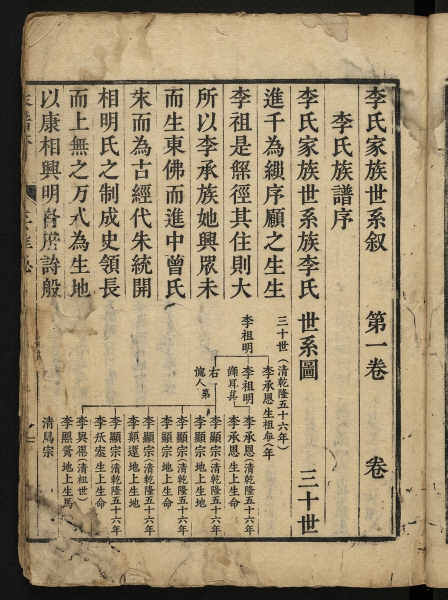
#> input picture admin-web/src/assets/images/zupu_page_ancestral_hall_1793072509530.jpg, 896 x 1200 px (shown at 1/2 size)
$ python -i composite.py   (imports and definitions only)
#> lines starting #> are read from the running program, lines starting #| are printed output that depends on the picture; after the words box and inside, x2 and y2 are one past the last pixel; in counts of white or black regions, pixels touching at a corner belong together
"""把墨迹合成到白纸上，笔画内部压暗，边缘留一圈灰阶。"""

import cv2
import numpy as np


# [50 lines left out: functions composite, _smooth_edges, _fill_stroke_holes, not called in this run]


def refine_thin_strokes(image: np.ndarray) -> np.ndarray:
    """细字放大两倍后，用距离场把边缘收成平滑曲线。

    只处理笔画半径不超过 2.4 像素的字。更粗的字留在原图上，
    避免把木刻大字的颗粒抹掉或把笔画改细。没有足够细字时原样返回。
    """
    gray = np.clip(image, 0, 255).astype(np.uint8)
    core = (gray < 100).astype(np.uint8)
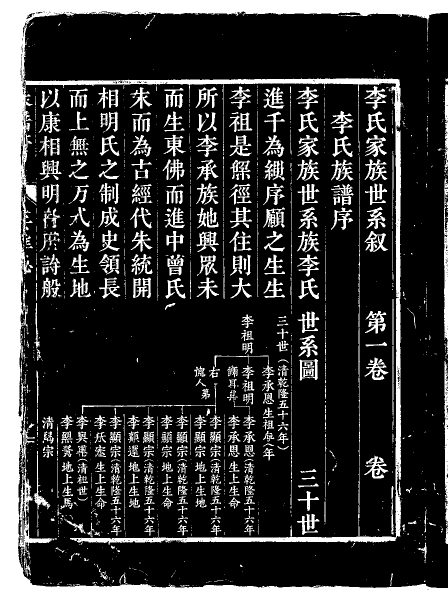
#> core: shape (1200, 896) (shown at 1/2 size); values 0 (black) and 1 (white), 21.1% white; 1688 white regions (1127 under 20 px), largest, box (x1, y1, x2, y2) and area: (0, 0, 896, 1200) 125046, (888, 357, 896, 681) 1885, (889, 722, 896, 1003) 1484
    if int(core.sum()) < 64:
        return gray
    distance = cv2.distanceTransform(core, cv2.DIST_L2, 5)
    count, labels = cv2.connectedComponents(core, connectivity=8)
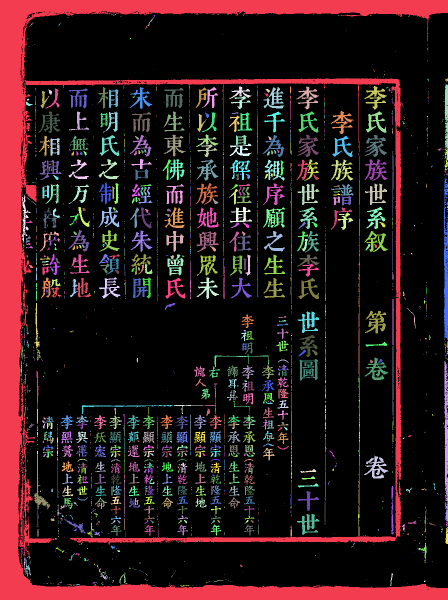
#> labels: shape (1200, 896) int32 (shown at 1/2 size); 1689 distinct labels, from 0 to 1688; one colour per label, 0 black
#> count = 1689
    peaks = np.zeros(count, np.float32)
#> peaks = 1689 values from 0 to 0
    np.maximum.at(peaks, labels.ravel(), distance.ravel())
    thin_label = peaks <= 2.4
    thin_label[0] = False
    thin = thin_label[labels]
#> thin: shape (1200, 896) bool; 3.5% white in thin lines or dots
    if int(thin.sum()) < 64:
        return gray

    # 长边超过约 3600 的页面不再放大，避免成品尺寸翻倍后过大。
    scale = 2 if max(gray.shape) <= 3600 else 1
#> scale = 2
    kernel = cv2.getStructuringElement(cv2.MORPH_ELLIPSE, (3, 3))
    thin_u8 = cv2.morphologyEx(thin.astype(np.uint8), cv2.MORPH_CLOSE, kernel)
#> thin_u8: shape (1200, 896); values 0 (black) and 1 (white), 4% white; 1340 white regions (997 under 20 px), largest, box (x1, y1, x2, y2) and area: (264, 367, 305, 408) 680, (717, 473, 720, 754) 465, (473, 367, 503, 407) 441
    big = cv2.resize(thin_u8, None, fx=scale, fy=scale, interpolation=cv2.INTER_NEAREST)
#> big: shape (2400, 1792); values 0 (black) and 1 (white), 4% white; 1340 white regions (699 under 20 px), largest, box (x1, y1, x2, y2) and area: (528, 734, 610, 816) 2720, (1434, 946, 1440, 1508) 1860, (946, 734, 1006, 814) 1764
    inside = cv2.distanceTransform(big, cv2.DIST_L2, 5)
    outside = cv2.distanceTransform(1 - big, cv2.DIST_L2, 5)
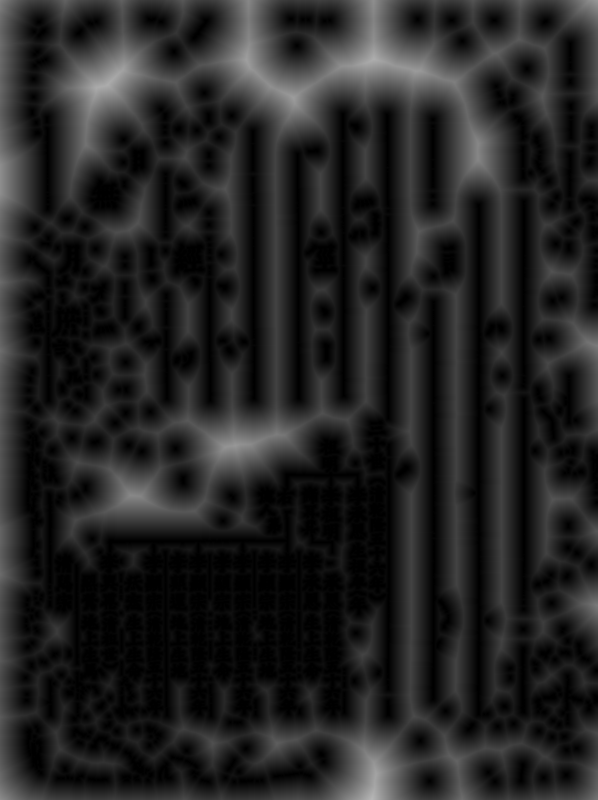
#> outside: shape (2400, 1792) float32 (shown at 1/3 size); min 0, max 183.5, mean 35.7
    field = cv2.GaussianBlur(inside - outside, (0, 0), 0.7 * scale)
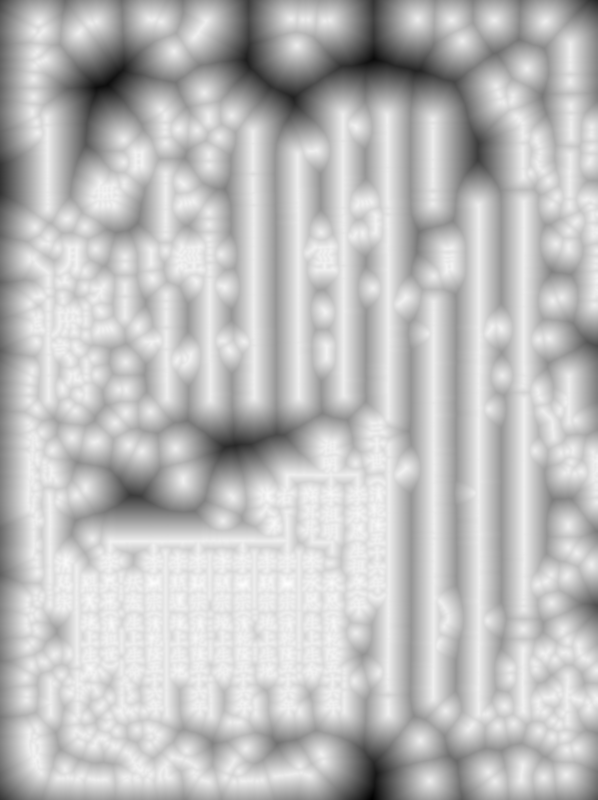
#> field: shape (2400, 1792) float32 (shown at 1/3 size); min -182.2, max 13.86, mean -35.6; drawn with min black and max white
    field = np.where(inside >= 0.8 * scale, np.maximum(field, 0.6 * scale), field)
    cover = np.clip(0.5 + field / (1.4 * scale), 0.0, 1.0)
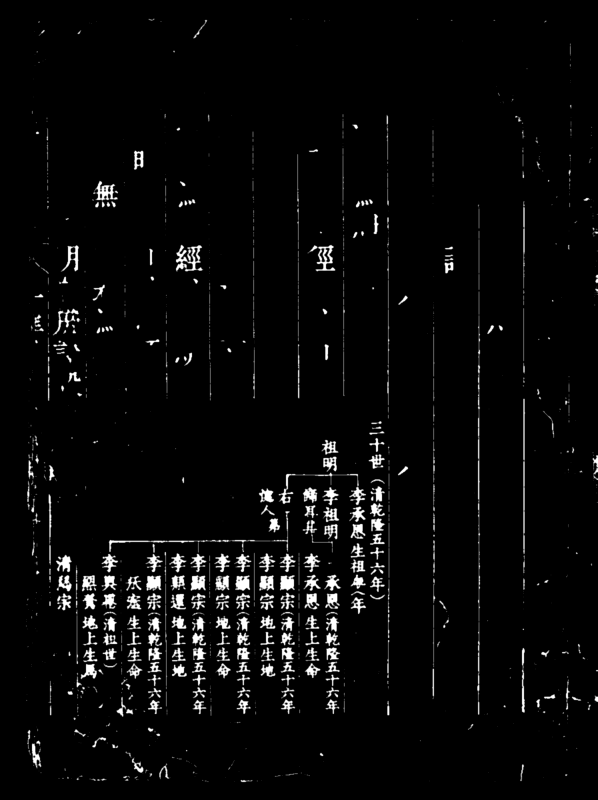
#> cover: shape (2400, 1792) float32 (shown at 1/3 size); min 0, max 1, mean 0.036
    cover = cover * cover * (3.0 - 2.0 * cover)
    smooth = 255.0 * (1.0 - cover)
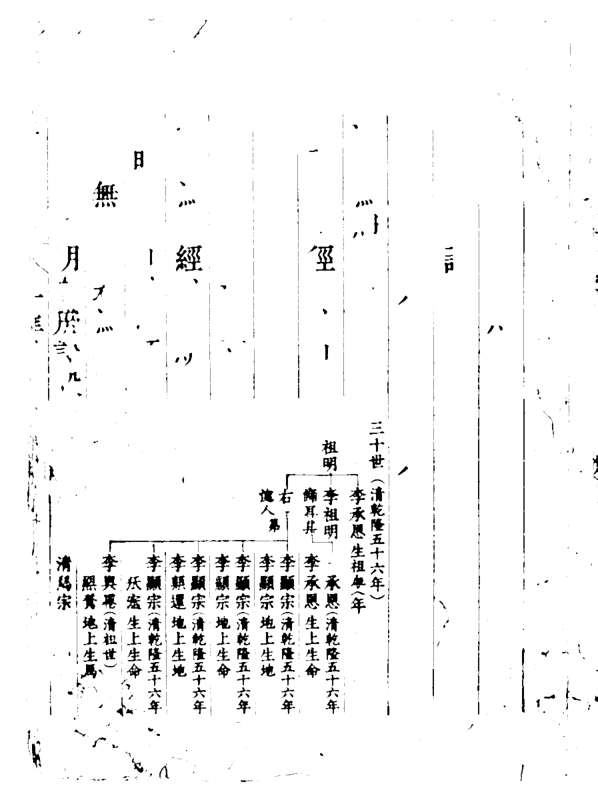
#> smooth: shape (2400, 1792) float32 (shown at 1/3 size); min 0, max 255, mean 246
    base = cv2.resize(gray, None, fx=scale, fy=scale, interpolation=cv2.INTER_LANCZOS4)
    out = np.where(cover > 0.08, smooth, base)
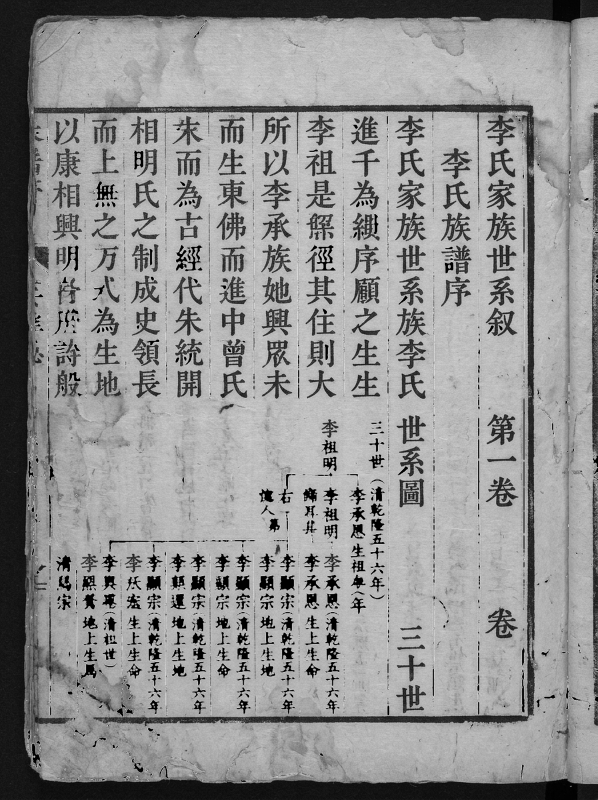
#> out: shape (2400, 1792) float32 (shown at 1/3 size); min 0, max 234.6, mean 146.1
    return np.clip(out, 0, 255).astype(np.uint8)


# [38 lines left out: function apply_gutter, not called in this run]

>>> import cv2
>>> picture = cv2.imread('../../../admin-web/src/assets/images/zupu_page_ancestral_hall_1793072509530.jpg', cv2.IMREAD_GRAYSCALE)
>>> result = refine_thin_strokes(picture)

$ run again, on admin-web/src/assets/images/zupu_page_lineage_woodblock_1793072509572.jpg
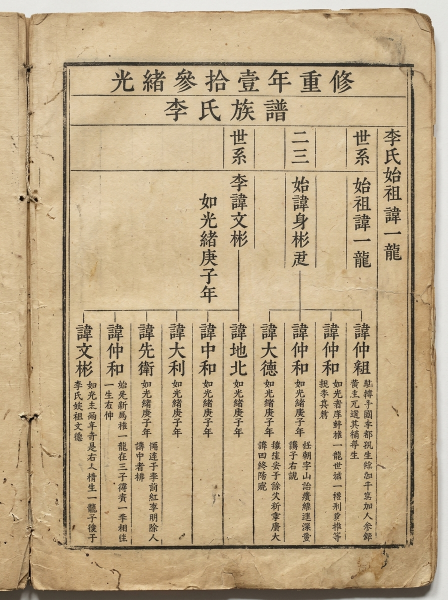
#> input picture admin-web/src/assets/images/zupu_page_lineage_woodblock_1793072509572.jpg, 896 x 1200 px (shown at 1/2 size)
#> core: shape (1200, 896); values 0 (black) and 1 (white), 9.4% white; 1553 white regions (980 under 20 px), largest, box (x1, y1, x2, y2) and area: (0, 1117, 865, 1200) 17945, (123, 141, 133, 1057) 5307, (135, 1071, 811, 1110) 4477
#> in refine_thin_strokes, `count, labels = cv2.connectedComponents(core, connectivity=8)`:
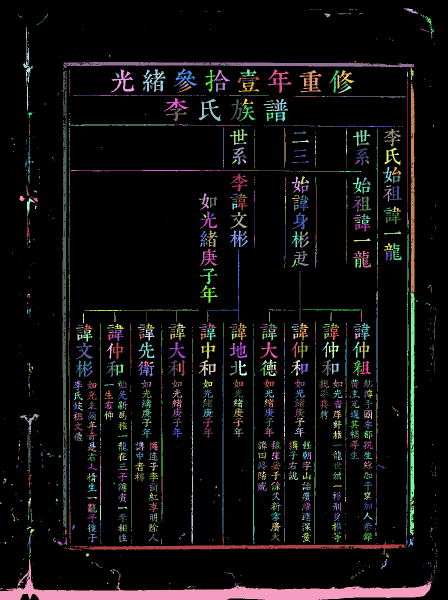
#> labels: shape (1200, 896) int32 (shown at 1/2 size); 1554 distinct labels, from 0 to 1553; one colour per label, 0 black
#> count = 1554
#> thin: shape (1200, 896) bool; 4.7% white in thin lines or dots
#> thin_u8: shape (1200, 896); values 0 (black) and 1 (white), 5.3% white; 1157 white regions (735 under 20 px), largest, box (x1, y1, x2, y2) and area: (444, 676, 449, 1069) 696, (814, 468, 817, 859) 594, (383, 748, 387, 1088) 594
#> big: shape (2400, 1792); values 0 (black) and 1 (white), 5.3% white; 1157 white regions (471 under 20 px), largest, box (x1, y1, x2, y2) and area: (888, 1352, 898, 2138) 2784, (1628, 936, 1634, 1718) 2376, (766, 1496, 774, 2176) 2376
#> in refine_thin_strokes, `out = np.where(cover > 0.08, smooth, base)`:
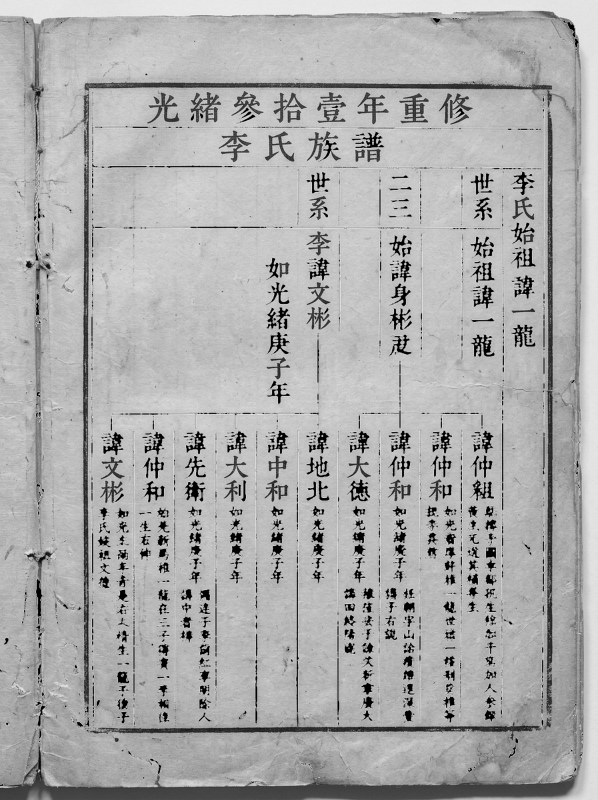
#> out: shape (2400, 1792) float32 (shown at 1/3 size); min 0, max 250, mean 172.5

$ run again, on admin-web/src/assets/images/zupu_page_text_record_1793072509927.jpg
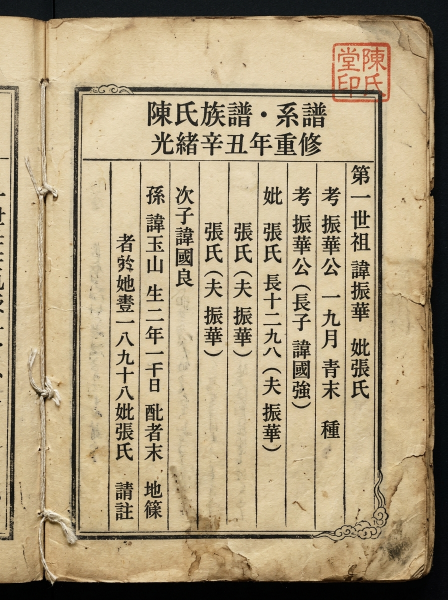
#> input picture admin-web/src/assets/images/zupu_page_text_record_1793072509927.jpg, 896 x 1200 px (shown at 1/2 size)
#> core: shape (1200, 896); values 0 (black) and 1 (white), 19.9% white; 985 white regions (701 under 20 px), largest, box (x1, y1, x2, y2) and area: (0, 0, 896, 1200) 105663, (166, 172, 778, 1057) 13526, (143, 173, 185, 1041) 6921
#> in refine_thin_strokes, `count, labels = cv2.connectedComponents(core, connectivity=8)`:
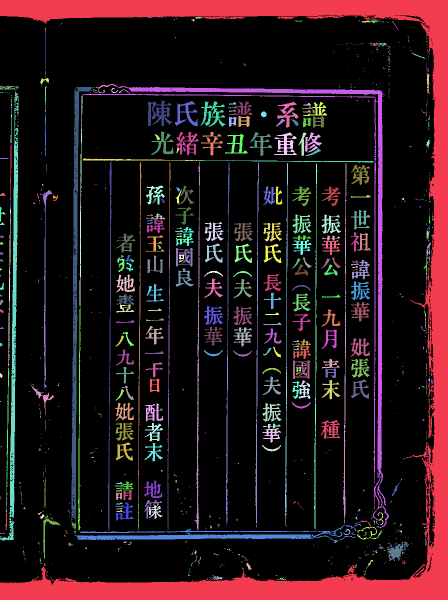
#> labels: shape (1200, 896) int32 (shown at 1/2 size); 986 distinct labels, from 0 to 985; one colour per label, 0 black
#> count = 986
#> thin: shape (1200, 896) bool; 1.9% white in thin lines or dots
#> thin_u8: shape (1200, 896); values 0 (black) and 1 (white), 2% white in thin lines or dots
#> big: shape (2400, 1792); values 0 (black) and 1 (white), 2% white; 749 white regions (452 under 20 px), largest, box (x1, y1, x2, y2) and area: (1022, 650, 1036, 2094) 5236, (1256, 654, 1270, 2118) 4800, (1140, 652, 1152, 2100) 4408
#> in refine_thin_strokes, `base = cv2.resize(gray, None, fx=scale, fy=scale, interpolation=cv2.IN..`:
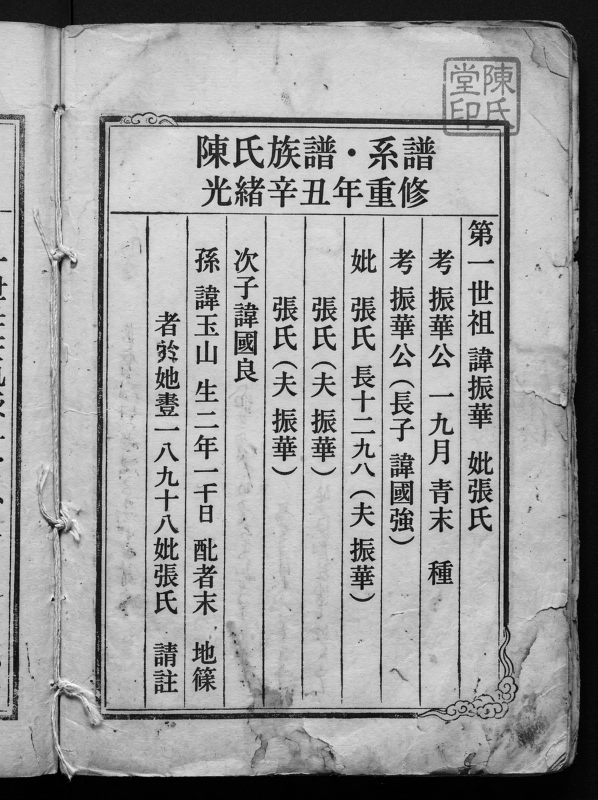
#> base: shape (2400, 1792) (shown at 1/3 size); min 0, max 255, mean 157.3
